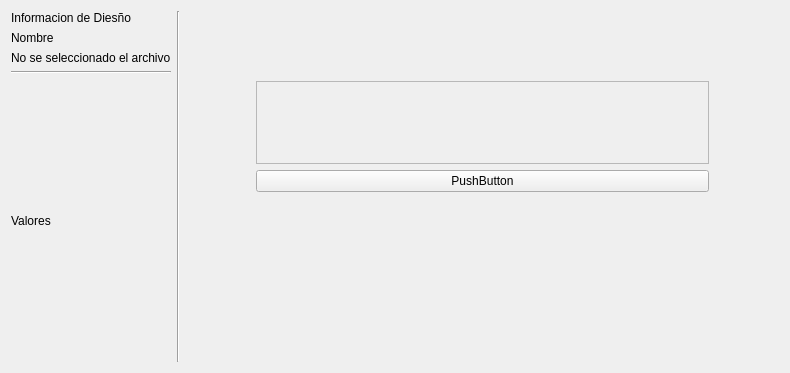
<?xml version="1.0" encoding="UTF-8"?>
<ui version="4.0">
 <class>Form_ViewInfo_Design</class>
 <widget class="QWidget" name="Form_ViewInfo_Design">
  <property name="geometry">
   <rect>
    <x>0</x>
    <y>0</y>
    <width>790</width>
    <height>373</height>
   </rect>
  </property>
  <property name="windowTitle">
   <string>Form</string>
  </property>
  <layout class="QVBoxLayout" name="verticalLayout_5">
   <item>
    <layout class="QHBoxLayout" name="horizontalLayout" stretch="1,0,0">
     <item>
      <layout class="QVBoxLayout" name="verticalLayout_3" stretch="0,0,0,1">
       <item>
        <widget class="QLabel" name="label">
         <property name="text">
          <string>Informacion de Diesño</string>
         </property>
        </widget>
       </item>
       <item>
        <layout class="QVBoxLayout" name="verticalLayout">
         <item>
          <widget class="QLabel" name="label_2">
           <property name="text">
            <string>Nombre</string>
           </property>
          </widget>
         </item>
         <item>
          <widget class="QLabel" name="label_4">
           <property name="text">
            <string>No se seleccionado el archivo</string>
           </property>
          </widget>
         </item>
        </layout>
       </item>
       <item>
        <widget class="Line" name="line">
         <property name="orientation">
          <enum>Qt::Horizontal</enum>
         </property>
        </widget>
       </item>
       <item>
        <layout class="QVBoxLayout" name="verticalLayout_2" stretch="0,1">
         <item>
          <widget class="QLabel" name="label_3">
           <property name="text">
            <string>Valores</string>
           </property>
          </widget>
         </item>
         <item>
          <layout class="QGridLayout" name="gridLayout"/>
         </item>
        </layout>
       </item>
      </layout>
     </item>
     <item>
      <widget class="Line" name="line_2">
       <property name="orientation">
        <enum>Qt::Vertical</enum>
       </property>
      </widget>
     </item>
     <item>
      <layout class="QVBoxLayout" name="verticalLayout_4">
       <property name="leftMargin">
        <number>70</number>
       </property>
       <property name="topMargin">
        <number>70</number>
       </property>
       <property name="rightMargin">
        <number>70</number>
       </property>
       <property name="bottomMargin">
        <number>170</number>
       </property>
       <item>
        <widget class="QFrame" name="frame">
         <property name="frameShape">
          <enum>QFrame::StyledPanel</enum>
         </property>
         <property name="frameShadow">
          <enum>QFrame::Raised</enum>
         </property>
        </widget>
       </item>
       <item>
        <widget class="QPushButton" name="pushButton">
         <property name="text">
          <string>PushButton</string>
         </property>
        </widget>
       </item>
      </layout>
     </item>
    </layout>
   </item>
  </layout>
 </widget>
 <resources/>
 <connections/>
</ui>
